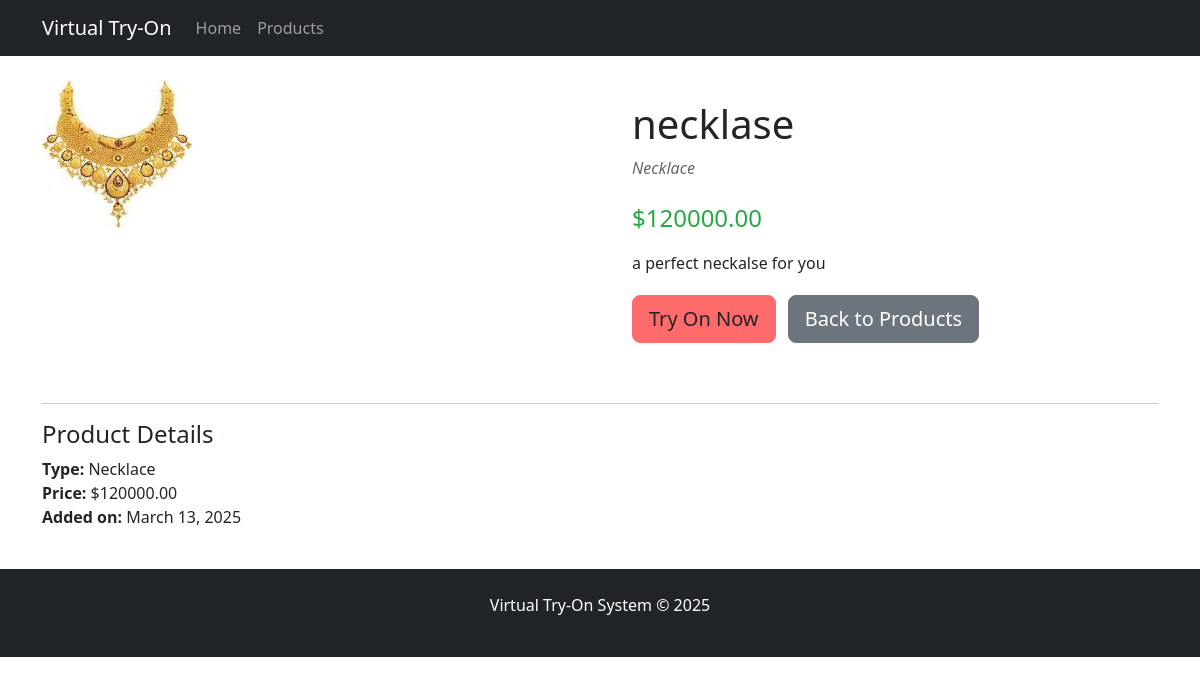
Screenshot of /products/2/ with the database file from the repository.
### virtual_tryon/models.py (models this page shows, shortened)
class OrnamentProduct(models.Model):
    ORNAMENT_TYPES = (
        ('glasses', 'Glasses'),
        ('necklace', 'Necklace'),
        ('earrings', 'Earrings'),
    )
    name = models.CharField(max_length=100)
    description = models.TextField(blank=True)
    price = models.DecimalField(max_digits=10, decimal_places=2, default=0.00)
    ornament_type = models.CharField(max_length=20, choices=ORNAMENT_TYPES)
    image = models.ImageField(upload_to='ornaments/')
    created_at = models.DateTimeField(auto_now_add=True)

### virtual_tryon/views.py (the view)
# urls.py: path('products/<int:product_id>/', views.product_detail, name='product_detail'),
def product_detail(request, product_id):
    product = get_object_or_404(OrnamentProduct, id=product_id)
    context = {
        'product': product
    }
    return render(request, 'product_detail.html', context)

### virtual_tryon/templates/product_detail.html (shortened to what this page needs)
{% extends 'base.html' %}
{% block content %}
<div class="row">
    <div class="col-md-6">
        <img src="{{ product.image.url }}" class="img-fluid rounded" alt="{{ product.name }}">
    </div>
    <div class="col-md-6">
        <div class="product-details">
            <h1>{{ product.name }}</h1>
            <p class="ornament-type">{{ product.get_ornament_type_display }}</p>
            <p class="price">${{ product.price }}</p>
            <div class="description">
                {% if product.description %}
                    <p>{{ product.description }}</p>
                {% else %}
                    <p>No description available for this product.</p>
                {% endif %}
            </div>
            <a href="{% url 'try_on' product.id %}" class="btn try-on-btn btn-lg">Try On Now</a>
            <a href="{% url 'product_list' %}" class="btn btn-secondary btn-lg ms-2">Back to Products</a>
        </div>
    </div>
</div>
<div class="row mt-4">
    <div class="col-12">
        <hr>
        <h4>Product Details</h4>
        <ul class="list-unstyled">
            <li><strong>Type:</strong> {{ product.get_ornament_type_display }}</li>
            <li><strong>Price:</strong> ${{ product.price }}</li>
            <li><strong>Added on:</strong> {{ product.created_at|date:"F d, Y" }}</li>
        </ul>
    </div>
</div>
{% endblock %}

### virtual_tryon/templates/base.html (style rules this page uses)
.try-on-btn { background-color: #ff6b6b; border-color: #ff6b6b; }

### virtual_tryon/templates/product_detail.html (style rules this page uses)
.product-details { padding: 20px; }
.price { font-size: 1.5rem; color: #28a745; margin-bottom: 15px; }
.ornament-type { font-style: italic; color: #666; margin-bottom: 20px; }
.description { margin-bottom: 20px; }

### rows the page displays
OrnamentProduct: image (picture), name "necklase", ornament_type "Necklace", price "120000.00", description "a perfect neckalse for you", created_at "March 13, 2025"
